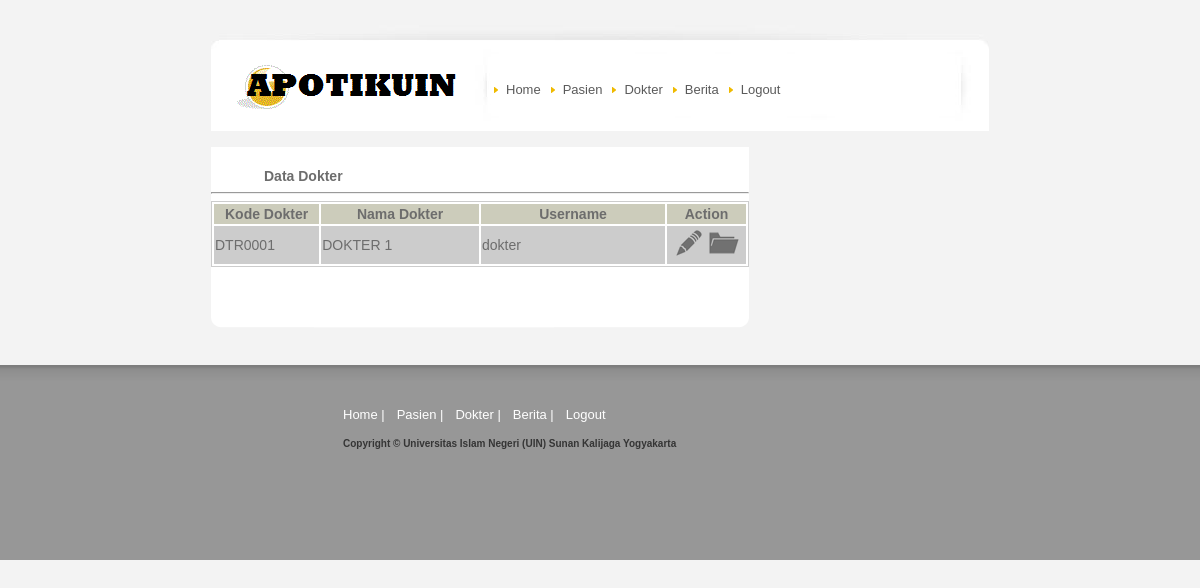
The page /?act=dokter (signed in) on the database as committed earlier.
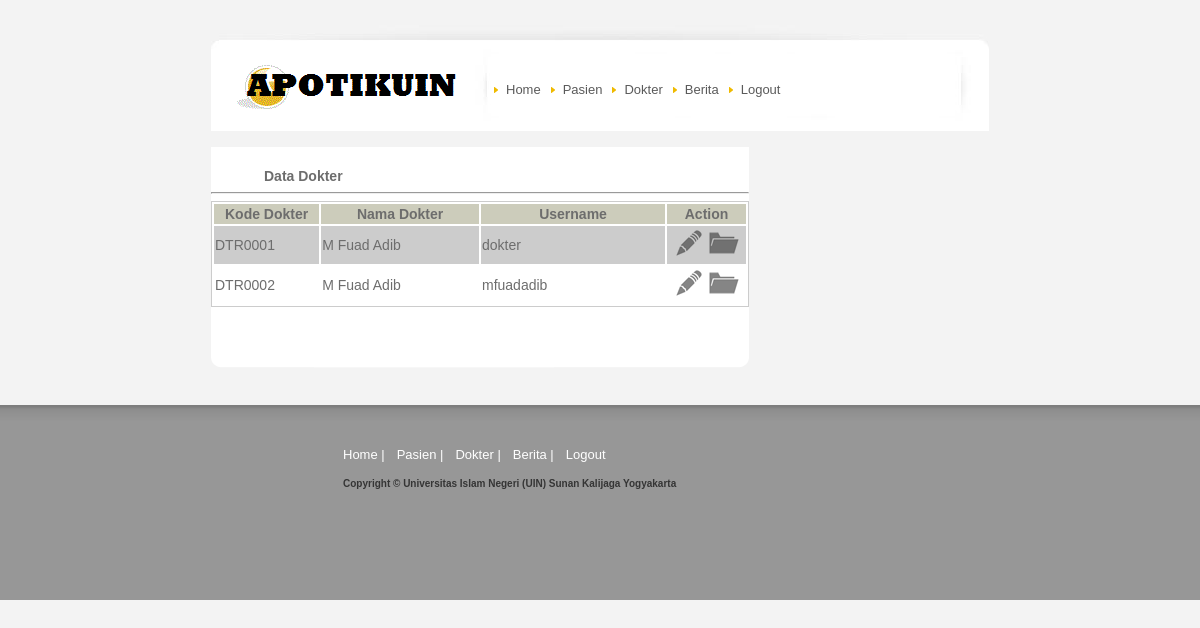
The same page on the database as committed later.
### tables this page shows
CREATE TABLE IF NOT EXISTS `dokter` (
  `id_dokter` int(11) NOT NULL AUTO_INCREMENT,
  `kode_dokter` varchar(15) NOT NULL,
  `username` varchar(20) NOT NULL,
  `nama` varchar(30) NOT NULL,
  `email` varchar(40) NOT NULL,
  `password` varchar(50) NOT NULL,
  PRIMARY KEY (`id_dokter`),
  UNIQUE KEY `kode_dokter` (`kode_dokter`),
  UNIQUE KEY `username` (`username`),
  UNIQUE KEY `email` (`email`)
);

### konfigurasi/konek.php (called while the page is built, shortened)
<?php
	$linkHome="http://localhost/PROKUS/PROKUS";
?>

### admin/admin_dokter.php (the view, shortened to what this page needs)
<?php
	if(!isset($_GET['action'])){
		?>
		<div id="leftPan">
			<p><span>Data Dokter</span></p><hr>
				<table style="width:100%;border:1px solid #ccc;">
					<tr>
						<th style="width:20%;background:#ccb;">Kode Dokter</th>
						<th style="width:30%;background:#ccb;">Nama Dokter</th>
						<th style="width:35%;background:#ccb;">Username</th>
						<th style="width:15%;background:#ccb;">Action</th>
					</tr>
					<?php
						$dokter = mysql_query("SELECT * FROM dokter ORDER BY nama");
						$no=1;
						while($data = mysql_fetch_array($dokter)){
							if($no%2==0){ echo"<tr>"; }else{ echo"<tr style=\"background:#ccc;\">"; }
							echo "<td>$data[kode_dokter]</td>
								<td>$data[nama]</td>
								<td>$data[username]</td>
								<td style=\"text-align:center\">
								<a href=\"$linkHome/?act=dokter&action=edit&id=$data[id_dokter]\" title=\"Edit Data Dokter\"><img src=\"$linkHome/images/mdpi/edit.png\"></img></a>
								<a href=\"$linkHome/?act=dokter&action=history&id=$data[id_dokter]\" title=\"Lihat Histori Praktek Dokter\"><img src=\"$linkHome/images/mdpi/history.png\"></img></a></td>
							</tr>";
							$no++;
						}
					?>
				</table>
			<p class="bottompadding">&nbsp;</p>
		</div>
		<?php
	}else if($_GET['action']=='add'){
		?>
		<div id="leftPan">
			<p><span>Data Pasien</span></p><hr>
				<form method="post" action="<?php echo $linkHome."/proses/adddokter.php";?>">
					<div id="centerform">
						<div class="centerform">
						<div class="divtext"><input type="text" name="nama" class="inputtext" placeholder="Nama Dokter"></div><br>
						<div class="divtext"><input type="text" name="email" class="inputtext" placeholder="Email Dokter"></div><br>
						<div><input type="submit" name="submit" value="Simpan" class="button"></div>
						</div>
					</div>
				</form>
			<p class="bottompadding">&nbsp;</p>
		</div>
		<?php
	}else if($_GET['action']=='edit'){
		if(!isset($_GET['id'])){
				echo "<meta http-equiv='refresh' content='2;url=$linkHome/?act=home'>";
		}else{
			$id = addslashes($_GET['id']);
			$dokter = mysql_query("SELECT * FROM dokter WHERE id_dokter='$id'");
			$row = mysql_num_rows($dokter);
			if($row==1){
				$data = mysql_fetch_array($dokter);
				?>
				<div id="leftPan">
					<p><span>Edit Pasien <?php echo $data['nama']; ?></span></p><hr>
						<form method="post" action="<?php echo $linkHome."/proses/editdokter.php";?>">
							<div id="centerform">
								<div class="centerform">
								<div class="divtext">
									<input type="hidden" name="id" value="<?php echo $data['id_dokter'];?>">
									<input type="hidden" name="kode" value="<?php echo $data['kode_dokter'];?>">
									<input type="hidden" name="username" value="<?php echo $data['username'];?>">USERNAME : <?php echo $data['username']." ($data[kode_dokter])";?></div><br>
								<div class="divtext"><input type="text" name="nama" value="<?php echo $data['nama'];?>" class="inputtext" placeholder="Nama Dokter"></div><br>
								<div class="divtext"><input type="text" name="email" value="<?php echo $data['email'];?>" class="inputtext" placeholder="Nama Dokter"></div><br>
								<div><input type="submit" name="submit" value="Simpan" class="button"></div>
								</div>
							</div>
						</form>
					<p class="bottompadding">&nbsp;</p>
				</div>
				<?php
			}else{
				echo "$DNF<meta http-equiv='refresh' content='2;url=$linkHome/?act=home'>";
			}
		}
	}else if($_GET['action']=='history'){
		if(!isset($_GET['id'])){
				echo "<meta http-equiv='refresh' content='2;url=$linkHome/?act=dokter'>";
		}else{
			$id = addslashes($_GET['id']);
			$dokter = mysql_query("SELECT * FROM dokter WHERE id_dokter='$id'");
			$row = mysql_num_rows($dokter);
			if($row==1){
				$data = mysql_fetch_array($dokter);
				?>
				<div id="leftPan">
					<p><span>Histori Praktek Dokter <?php echo $data['nama']; ?></span></p><hr>
					<table style="width:100%;border:1px solid #ccc;">
						<tr>
							<th style="width:20%;background:#ccb;">Tanggal Periksa</th>
							<th style="width:20%;background:#ccb;">Nama Pasien</th>
							<th style="width:30%;background:#ccb;">Sakit</th>
							<th style="width:20%;background:#ccb;">Deskripsi</th>
						</tr>
						<?php
							$history = mysql_query("SELECT * FROM history_pasien h,pasien p WHERE h.id_pasien=p.id_pasien AND h.id_dokter='$id' ORDER BY h.tanggal_periksa DESC");
							$no=1;
							$rows = mysql_num_rows($history);
							if($rows==0){
								echo"<tr><td colspan=\"100%\"><center>Histori Praktek dokter masih kosong</center></td></tr>";
							}else{
								while($data = mysql_fetch_array($history)){
									if($no%2==0){ echo"<tr>"; }else{ echo"<tr style=\"background:#ccc;\">"; }
									echo "<td>$data[tanggal_periksa]</td>
										<td>$data[nama]</td>
										<td>$data[nama_penyakit]</td>
										<td>$data[deskripsi_penyakit]</td>
									</tr>";
									$no++;
								}
							}
						?>
					</table>
					<p class="bottompadding">&nbsp;</p>
				</div>
				<?php
			}else{
				echo "$DNF<meta http-equiv='refresh' content='2;url=$linkHome/?act=home'>";
			}
		}
	}
?>

Rows that differ between the two databases and show on the page:
changed dokter "DTR0001": nama "DOKTER 1" → "M Fuad Adib"
added dokter: kode_dokter "DTR0002", nama "M Fuad Adib", username "mfuadadib"
